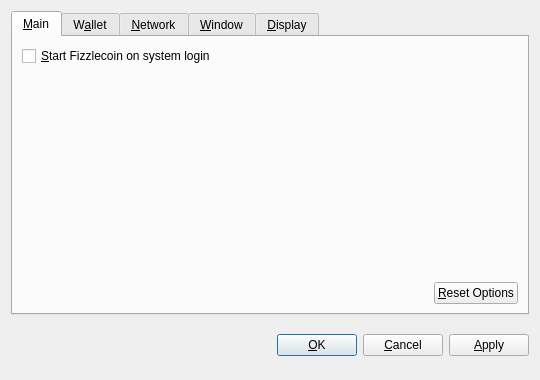
<?xml version="1.0" encoding="UTF-8"?>
<ui version="4.0">
 <class>OptionsDialog</class>
 <widget class="QDialog" name="OptionsDialog">
  <property name="geometry">
   <rect>
    <x>0</x>
    <y>0</y>
    <width>540</width>
    <height>380</height>
   </rect>
  </property>
  <property name="windowTitle">
   <string>Options</string>
  </property>
  <property name="modal">
   <bool>true</bool>
  </property>
  <layout class="QVBoxLayout" name="verticalLayout">
   <item>
    <widget class="QTabWidget" name="tabWidget">
     <property name="tabPosition">
      <enum>QTabWidget::North</enum>
     </property>
     <property name="currentIndex">
      <number>0</number>
     </property>
     <widget class="QWidget" name="tabMain">
      <attribute name="title">
       <string>&amp;Main</string>
      </attribute>
      <layout class="QVBoxLayout" name="verticalLayout_Main">
       <item>
        <widget class="QCheckBox" name="bitcoinAtStartup">
         <property name="toolTip">
          <string>Automatically start Fizzlecoin after logging in to the system.</string>
         </property>
         <property name="text">
          <string>&amp;Start Fizzlecoin on system login</string>
         </property>
        </widget>
       </item>
       <item>
        <spacer name="verticalSpacer_Main">
         <property name="orientation">
          <enum>Qt::Vertical</enum>
         </property>
         <property name="sizeHint" stdset="0">
          <size>
           <width>20</width>
           <height>40</height>
          </size>
         </property>
        </spacer>
       </item>
       <item>
        <layout class="QHBoxLayout" name="horizontalLayout_2_Main">
         <item>
          <spacer name="horizontalSpacer_2_Main">
           <property name="orientation">
            <enum>Qt::Horizontal</enum>
           </property>
           <property name="sizeHint" stdset="0">
            <size>
             <width>40</width>
             <height>20</height>
            </size>
           </property>
          </spacer>
         </item>
         <item>
          <widget class="QPushButton" name="resetButton">
           <property name="toolTip">
            <string>Reset all client options to default.</string>
           </property>
           <property name="text">
            <string>&amp;Reset Options</string>
           </property>
           <property name="autoDefault">
            <bool>false</bool>
           </property>
          </widget>
         </item>
        </layout>
       </item>
      </layout>
     </widget>
     <widget class="QWidget" name="tabWallet">
      <attribute name="title">
       <string>W&amp;allet</string>
      </attribute>
      <layout class="QVBoxLayout" name="verticalLayout_Network">
       <item>
        <widget class="QLabel" name="transactionFeeInfoLabel">
         <property name="text">
          <string>Optional transaction fee per kB that helps make sure your transactions are processed quickly. Most transactions are 1 kB.</string>
         </property>
         <property name="textFormat">
          <enum>Qt::PlainText</enum>
         </property>
         <property name="wordWrap">
          <bool>true</bool>
         </property>
        </widget>
       </item>
       <item>
        <layout class="QHBoxLayout" name="horizontalLayout_1_Main">
         <item>
          <widget class="QLabel" name="transactionFeeLabel">
           <property name="text">
            <string>Pay transaction &amp;fee</string>
           </property>
           <property name="textFormat">
            <enum>Qt::PlainText</enum>
           </property>
           <property name="buddy">
            <cstring>transactionFee</cstring>
           </property>
          </widget>
         </item>
         <item>
          <widget class="BitcoinAmountField" name="transactionFee"/>
         </item>
         <item>
          <spacer name="horizontalSpacer_1_Main">
           <property name="orientation">
            <enum>Qt::Horizontal</enum>
           </property>
           <property name="sizeHint" stdset="0">
            <size>
             <width>40</width>
             <height>20</height>
            </size>
           </property>
          </spacer>
         </item>
        </layout>
       </item>
       <item>
        <widget class="QLabel" name="label">
         <property name="text">
          <string>If you disable the spending of unconfirmed change, the change from a transaction cannot be used until that transaction has at least one confirmation. This also affects how your balance is computed.</string>
         </property>
         <property name="wordWrap">
          <bool>true</bool>
         </property>
        </widget>
       </item>
       <item>
        <widget class="QCheckBox" name="spendZeroConfChange">
         <property name="text">
          <string>Spend unconfirmed change  (experts only)</string>
         </property>
        </widget>
       </item>
       <item>
        <spacer name="verticalSpacer">
         <property name="orientation">
          <enum>Qt::Vertical</enum>
         </property>
         <property name="sizeHint" stdset="0">
          <size>
           <width>20</width>
           <height>40</height>
          </size>
         </property>
        </spacer>
       </item>
      </layout>
     </widget>
     <widget class="QWidget" name="tabNetwork">
      <attribute name="title">
       <string>&amp;Network</string>
      </attribute>
      <layout class="QVBoxLayout" name="verticalLayout_Network">
       <item>
        <widget class="QCheckBox" name="mapPortUpnp">
         <property name="toolTip">
          <string>Automatically open the Fizzlecoin client port on the router. This only works when your router supports UPnP and it is enabled.</string>
         </property>
         <property name="text">
          <string>Map port using &amp;UPnP</string>
         </property>
        </widget>
       </item>
       <item>
        <widget class="QCheckBox" name="connectSocks">
         <property name="toolTip">
          <string>Connect to the Fizzlecoin network through a SOCKS proxy (e.g. when connecting through Tor).</string>
         </property>
         <property name="text">
          <string>&amp;Connect through SOCKS proxy:</string>
         </property>
        </widget>
       </item>
       <item>
        <layout class="QHBoxLayout" name="horizontalLayout_Network">
         <item>
          <widget class="QLabel" name="proxyIpLabel">
           <property name="text">
            <string>Proxy &amp;IP:</string>
           </property>
           <property name="textFormat">
            <enum>Qt::PlainText</enum>
           </property>
           <property name="buddy">
            <cstring>proxyIp</cstring>
           </property>
          </widget>
         </item>
         <item>
          <widget class="QValidatedLineEdit" name="proxyIp">
           <property name="maximumSize">
            <size>
             <width>140</width>
             <height>16777215</height>
            </size>
           </property>
           <property name="toolTip">
            <string>IP address of the proxy (e.g. 127.0.0.1)</string>
           </property>
          </widget>
         </item>
         <item>
          <widget class="QLabel" name="proxyPortLabel">
           <property name="text">
            <string>&amp;Port:</string>
           </property>
           <property name="textFormat">
            <enum>Qt::PlainText</enum>
           </property>
           <property name="buddy">
            <cstring>proxyPort</cstring>
           </property>
          </widget>
         </item>
         <item>
          <widget class="QLineEdit" name="proxyPort">
           <property name="maximumSize">
            <size>
             <width>55</width>
             <height>16777215</height>
            </size>
           </property>
           <property name="toolTip">
            <string>Port of the proxy (e.g. 9050)</string>
           </property>
          </widget>
         </item>
         <item>
          <widget class="QLabel" name="socksVersionLabel">
           <property name="text">
            <string>SOCKS &amp;Version:</string>
           </property>
           <property name="textFormat">
            <enum>Qt::PlainText</enum>
           </property>
           <property name="buddy">
            <cstring>socksVersion</cstring>
           </property>
          </widget>
         </item>
         <item>
          <widget class="QValueComboBox" name="socksVersion">
           <property name="toolTip">
            <string>SOCKS version of the proxy (e.g. 5)</string>
           </property>
          </widget>
         </item>
         <item>
          <spacer name="horizontalSpacer_Network">
           <property name="orientation">
            <enum>Qt::Horizontal</enum>
           </property>
           <property name="sizeHint" stdset="0">
            <size>
             <width>40</width>
             <height>20</height>
            </size>
           </property>
          </spacer>
         </item>
        </layout>
       </item>
       <item>
        <spacer name="verticalSpacer_Network">
         <property name="orientation">
          <enum>Qt::Vertical</enum>
         </property>
         <property name="sizeHint" stdset="0">
          <size>
           <width>20</width>
           <height>40</height>
          </size>
         </property>
        </spacer>
       </item>
      </layout>
     </widget>
     <widget class="QWidget" name="tabWindow">
      <attribute name="title">
       <string>&amp;Window</string>
      </attribute>
      <layout class="QVBoxLayout" name="verticalLayout_Window">
       <item>
        <widget class="QCheckBox" name="minimizeToTray">
         <property name="toolTip">
          <string>Show only a tray icon after minimizing the window.</string>
         </property>
         <property name="text">
          <string>&amp;Minimize to the tray instead of the taskbar</string>
         </property>
        </widget>
       </item>
       <item>
        <widget class="QCheckBox" name="minimizeOnClose">
         <property name="toolTip">
          <string>Minimize instead of exit the application when the window is closed. When this option is enabled, the application will be closed only after selecting Quit in the menu.</string>
         </property>
         <property name="text">
          <string>M&amp;inimize on close</string>
         </property>
        </widget>
       </item>
       <item>
        <spacer name="verticalSpacer_Window">
         <property name="orientation">
          <enum>Qt::Vertical</enum>
         </property>
         <property name="sizeHint" stdset="0">
          <size>
           <width>20</width>
           <height>40</height>
          </size>
         </property>
        </spacer>
       </item>
      </layout>
     </widget>
     <widget class="QWidget" name="tabDisplay">
      <attribute name="title">
       <string>&amp;Display</string>
      </attribute>
      <layout class="QVBoxLayout" name="verticalLayout_Display">
       <item>
        <layout class="QHBoxLayout" name="horizontalLayout_1_Display">
         <item>
          <widget class="QLabel" name="langLabel">
           <property name="text">
            <string>User Interface &amp;language:</string>
           </property>
           <property name="textFormat">
            <enum>Qt::PlainText</enum>
           </property>
           <property name="buddy">
            <cstring>lang</cstring>
           </property>
          </widget>
         </item>
         <item>
          <widget class="QValueComboBox" name="lang">
           <property name="toolTip">
            <string>The user interface language can be set here. This setting will take effect after restarting Fizzlecoin.</string>
           </property>
          </widget>
         </item>
        </layout>
       </item>
       <item>
        <layout class="QHBoxLayout" name="horizontalLayout_2_Display">
         <item>
          <widget class="QLabel" name="unitLabel">
           <property name="text">
            <string>&amp;Unit to show amounts in:</string>
           </property>
           <property name="textFormat">
            <enum>Qt::PlainText</enum>
           </property>
           <property name="buddy">
            <cstring>unit</cstring>
           </property>
          </widget>
         </item>
         <item>
          <widget class="QValueComboBox" name="unit">
           <property name="toolTip">
            <string>Choose the default subdivision unit to show in the interface and when sending coins.</string>
           </property>
          </widget>
         </item>
        </layout>
       </item>
       <item>
        <widget class="QCheckBox" name="displayAddresses">
         <property name="toolTip">
          <string>Whether to show Fizzlecoin addresses in the transaction list or not.</string>
         </property>
         <property name="text">
          <string>&amp;Display addresses in transaction list</string>
         </property>
        </widget>
       </item>
       <item>
        <widget class="QCheckBox" name="coinControlFeatures">
         <property name="toolTip">
          <string>Whether to show coin control features or not.</string>
         </property>
         <property name="text">
          <string>Display coin &amp;control features (experts only!)</string>
         </property>
        </widget>
       </item>
       <item>
        <spacer name="verticalSpacer_Display">
         <property name="orientation">
          <enum>Qt::Vertical</enum>
         </property>
         <property name="sizeHint" stdset="0">
          <size>
           <width>20</width>
           <height>40</height>
          </size>
         </property>
        </spacer>
       </item>
      </layout>
     </widget>
    </widget>
   </item>
   <item>
    <layout class="QHBoxLayout" name="horizontalLayout_Buttons">
     <item>
      <spacer name="horizontalSpacer_1">
       <property name="orientation">
        <enum>Qt::Horizontal</enum>
       </property>
       <property name="sizeHint" stdset="0">
        <size>
         <width>40</width>
         <height>48</height>
        </size>
       </property>
      </spacer>
     </item>
     <item>
      <widget class="QLabel" name="statusLabel">
       <property name="font">
        <font>
         <weight>75</weight>
         <bold>true</bold>
        </font>
       </property>
       <property name="text">
        <string/>
       </property>
       <property name="textFormat">
        <enum>Qt::PlainText</enum>
       </property>
       <property name="wordWrap">
        <bool>true</bool>
       </property>
      </widget>
     </item>
     <item>
      <spacer name="horizontalSpacer_2">
       <property name="orientation">
        <enum>Qt::Horizontal</enum>
       </property>
       <property name="sizeHint" stdset="0">
        <size>
         <width>40</width>
         <height>48</height>
        </size>
       </property>
      </spacer>
     </item>
     <item>
      <widget class="QPushButton" name="okButton">
       <property name="text">
        <string>&amp;OK</string>
       </property>
      </widget>
     </item>
     <item>
      <widget class="QPushButton" name="cancelButton">
       <property name="text">
        <string>&amp;Cancel</string>
       </property>
       <property name="autoDefault">
        <bool>false</bool>
       </property>
      </widget>
     </item>
     <item>
      <widget class="QPushButton" name="applyButton">
       <property name="text">
        <string>&amp;Apply</string>
       </property>
       <property name="autoDefault">
        <bool>false</bool>
       </property>
      </widget>
     </item>
    </layout>
   </item>
  </layout>
 </widget>
 <customwidgets>
  <customwidget>
   <class>BitcoinAmountField</class>
   <extends>QSpinBox</extends>
   <header>bitcoinamountfield.h</header>
  </customwidget>
  <customwidget>
   <class>QValueComboBox</class>
   <extends>QComboBox</extends>
   <header>qvaluecombobox.h</header>
  </customwidget>
  <customwidget>
   <class>QValidatedLineEdit</class>
   <extends>QLineEdit</extends>
   <header>qvalidatedlineedit.h</header>
  </customwidget>
 </customwidgets>
 <resources/>
 <connections/>
</ui>
